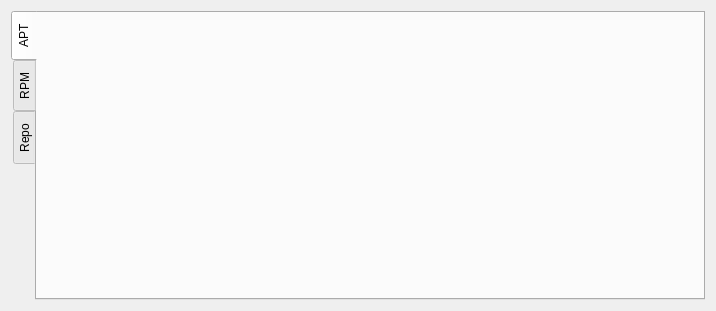
<?xml version="1.0" encoding="UTF-8"?>
<ui version="4.0">
 <class>PackagesWidget</class>
 <widget class="QWidget" name="PackagesWidget">
  <property name="geometry">
   <rect>
    <x>0</x>
    <y>0</y>
    <width>716</width>
    <height>311</height>
   </rect>
  </property>
  <property name="windowTitle">
   <string>Form</string>
  </property>
  <layout class="QGridLayout" name="gridLayout">
   <item row="0" column="0">
    <widget class="QTabWidget" name="managersTabWidget">
     <property name="tabPosition">
      <enum>QTabWidget::West</enum>
     </property>
     <property name="currentIndex">
      <number>0</number>
     </property>
     <property name="movable">
      <bool>true</bool>
     </property>
     <property name="tabBarAutoHide">
      <bool>true</bool>
     </property>
     <widget class="QWidget" name="aptTab">
      <attribute name="title">
       <string>APT</string>
      </attribute>
      <layout class="QGridLayout" name="gridLayout_4">
       <item row="0" column="0">
        <widget class="AptManagerWidget" name="aptManagerWidget" native="true"/>
       </item>
      </layout>
     </widget>
     <widget class="QWidget" name="rpmTab">
      <attribute name="title">
       <string>RPM</string>
      </attribute>
      <layout class="QGridLayout" name="gridLayout_5">
       <item row="0" column="0">
        <widget class="RpmManagerWidget" name="rpmManagerWidget" native="true"/>
       </item>
      </layout>
     </widget>
     <widget class="QWidget" name="repoTab">
      <attribute name="title">
       <string>Repo</string>
      </attribute>
      <layout class="QGridLayout" name="gridLayout_6">
       <item row="0" column="0">
        <widget class="RepoManagerWidget" name="repoManagerWidget" native="true"/>
       </item>
      </layout>
     </widget>
    </widget>
   </item>
  </layout>
 </widget>
 <customwidgets>
  <customwidget>
   <class>AptManagerWidget</class>
   <extends>QWidget</extends>
   <header>ui/managerwidgets/aptmanagerwidget.h</header>
   <container>1</container>
  </customwidget>
  <customwidget>
   <class>RpmManagerWidget</class>
   <extends>QWidget</extends>
   <header>ui/managerwidgets/rpmmanagerwidget.h</header>
   <container>1</container>
  </customwidget>
  <customwidget>
   <class>RepoManagerWidget</class>
   <extends>QWidget</extends>
   <header>ui/managerwidgets/repomanagerwidget.h</header>
   <container>1</container>
  </customwidget>
 </customwidgets>
 <resources/>
 <connections/>
</ui>
